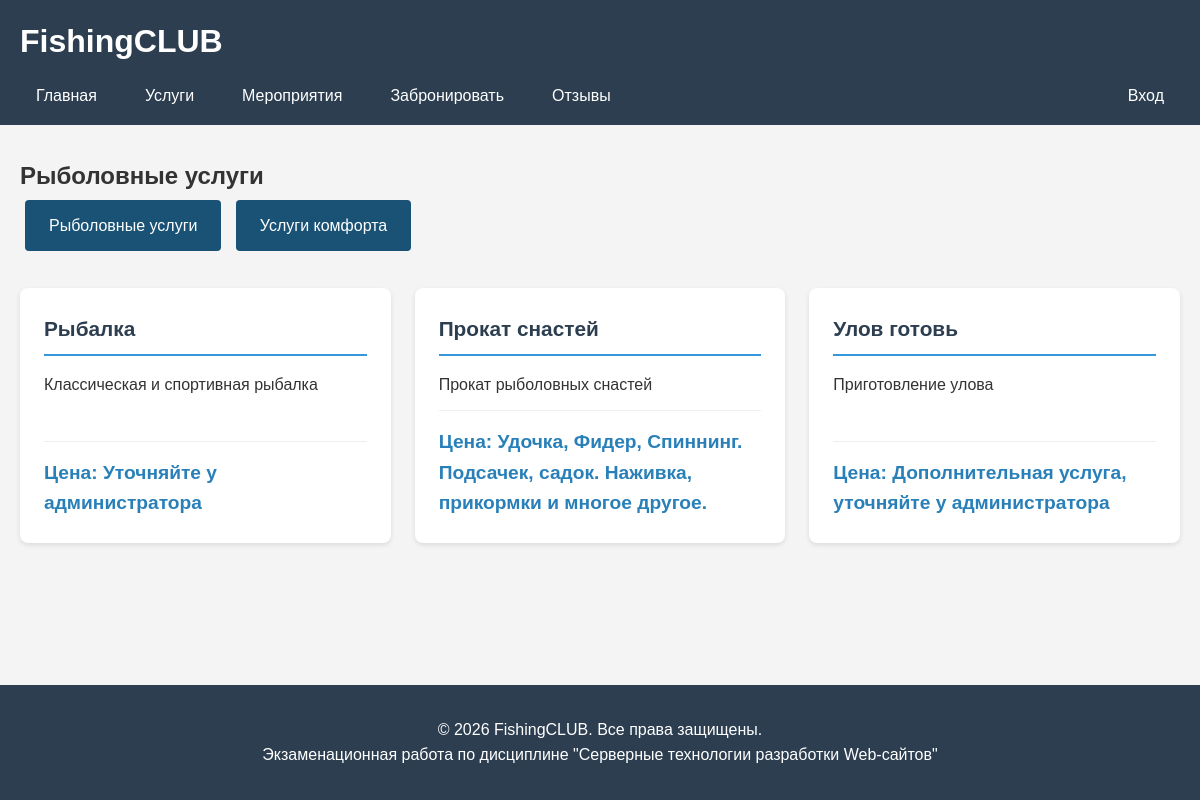
Screenshot of /pages/services.php with the database file from the repository.
### tables this page shows
CREATE TABLE `fishing_services` (
  `id` int NOT NULL,
  `service_name` varchar(255) NOT NULL,
  `description` text,
  `details` text,
  `price_info` varchar(500) DEFAULT NULL,
  `section_id` int NOT NULL,
  `is_active` tinyint DEFAULT '1',
  `sort_order` int DEFAULT '0'
);

### includes/functions.php (called while the page is built, shortened)
<?php
function e($text) {
    return htmlspecialchars($text, ENT_QUOTES, 'UTF-8');
}

### pages/services.php (the view, shortened to what this page needs)
<?php
require '../config/database.php';
require '../includes/functions.php';
include '../includes/header.php';
$page = isset($_GET['page']) ? (int)$_GET['page'] : 1;
$limit = ITEMS_PER_PAGE;
$offset = ($page - 1) * $limit;
$type = $_GET['type'] ?? 'fishing';
if($type == 'comfort') {
    $table = 'comfort_services';
    $title = 'Услуги комфорта';
} else {
    $table = 'fishing_services';
    $title = 'Рыболовные услуги';
}
$services = $pdo->query("
    SELECT * FROM $table
    WHERE is_active=1
    ORDER BY sort_order
    LIMIT $limit OFFSET $offset
")->fetchAll();
?>
<h2><?php echo $title; ?></h2>
<div style="margin-bottom: 20px;">
    <a href="?type=fishing" class="btn <?php echo $type=='fishing' ? 'active' : ''; ?>">
        Рыболовные услуги
    </a>
    <a href="?type=comfort" class="btn <?php echo $type=='comfort' ? 'active' : ''; ?>">
        Услуги комфорта
    </a>
</div>
<?php if(empty($services)): ?>
    <p>Услуги пока не добавлены.</p>
<?php else: ?>
    <div class="services-page-grid">
        <?php foreach($services as $s): ?>
        <div class="service-item">
            <h3><?php echo e($s['service_name']); ?></h3>
            <p><?php echo nl2br(e($s['description'])); ?></p>
            <p class="price"><strong>Цена:</strong> <?php echo e($s['price_info']); ?></p>
        </div>
        <?php endforeach; ?>
    </div>
<?php endif; ?>
<?php include '../includes/footer.php'; ?>

### css/style.css (style rules this page uses)
* { margin: 0; padding: 0; box-sizing: border-box; }
html, body { height: 100%; }
body { font-family: Arial, sans-serif; line-height: 1.6; color: #333; background: #f4f4f4; display: flex; flex-direction: column; min-height: 100vh; }
.btn { display: inline-block; padding: 0.8rem 1.5rem; background: #1a5276; color: white; text-decoration: none; border-radius: 4px; border: none; cursor: pointer; transition: background 0.3s; margin: 5px; }
.service-card, .event-item, .service-item, .event-card { background: white; padding: 1.5rem; border-radius: 8px; box-shadow: 0 2px 5px rgba(0,0,0,0.1); transition: transform 0.2s, box-shadow 0.2s; height: 100%; display: flex; flex-direction: column; }
.service-card h3, .event-item h3, .service-item h3, .event-card h3 { color: #2c3e50; margin: 0 0 1rem 0; font-size: 1.3rem; border-bottom: 2px solid #3498db; padding-bottom: 0.5rem; }
.service-card p, .event-item p, .service-item p, .event-card p { margin: 0 0 0.8rem 0; line-height: 1.6; }
.service-card .price, .service-item .price, .event-item p:last-child, .event-card p:last-of-type { margin-top: auto; margin-bottom: 0; padding-top: 1rem; border-top: 1px solid #eee; font-weight: bold; color: #2980b9; }
.service-card .price, .service-item .price { font-size: 1.2rem; }
.services-page-grid { display: grid; grid-template-columns: repeat(auto-fit, minmax(350px, 1fr)); gap: 1.5rem; margin: 2rem 0; }
.price { font-size: 1.2rem; color: #2980b9; font-weight: bold; margin-top: 1rem; }

### rows the page displays
fishing_services: service_name "Рыбалка", description "Классическая и спортивная рыбалка", price_info "Уточняйте у администратора"
fishing_services: service_name "Прокат снастей", description "Прокат рыболовных снастей", price_info "Удочка, Фидер, Спиннинг. Подсачек, садок. Наживка, прикормки и многое другое."
fishing_services: service_name "Улов готовь", description "Приготовление улова", price_info "Дополнительная услуга, уточняйте у администратора"

### other values shown
SITE_NAME "FishingCLUB"
$title "Рыболовные услуги"
